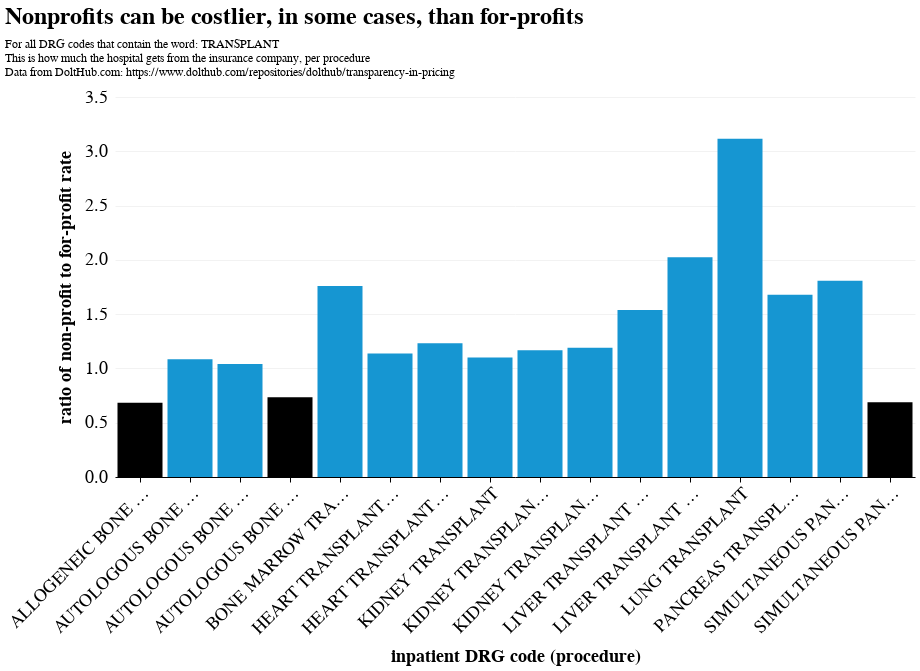

Notebook code for this chart:
### Code cell
compare_profitnonprofit(0,25, title = 'Nonprofits can be costlier, in some cases, than for-profits', drg_filter = 'TRANSPLANT')

### Figure 1 — Vega-Lite specification as saved in the notebook (floating-point values rounded to 4 significant figures)
{"width": 800, "height": 380, "config": {"title": {"anchor": "start", "fontSize": 24, "font": "Helvetica", "fontColor": "#000000", "subtitlePadding": 10, "offset": 10}, "axisX": {"domain": true, "domainColor": "#000000", "domainWidth": 1, "grid": false, "labelFontSize": 18, "labelFont": "Helvetica", "labelAngle": 0, "tickColor": "#000000", "tickSize": 5, "titleFontSize": 18, "titlePadding": 10, "titleFont": "Helvetica", "title": ""}, "axisY": {"domain": false, "grid": true, "gridColor": "#f2f2f2", "gridWidth": 1, "labelFontSize": 18, "labelFont": "Helvetica", "labelPadding": 8, "ticks": false, "titleFontSize": 18, "titlePadding": 10, "titleFont": "Helvetica"}, "background": "#FFFFFF", "legend": {"labelFontSize": 16, "labelFont": "Helvetica", "symbolSize": 100, "symbolType": "square", "titleFontSize": 16, "titlePadding": 10, "titleFont": "Helvetica", "title": "", "orient": "top-right", "offset": 0}, "view": {"stroke": "transparent"}, "range": {"category": ["#1696d2", "#000000", "#fdbf11", "#d2d2d2", "#ec008b", "#55b748", "#5c5859", "#db2b27"], "diverging": ["#cfe8f3", "#a2d4ec", "#73bfe2", "#46abdb", "#1696d2", "#12719e"]}, "area": {"fill": "#1696d2"}, "line": {"color": "#1696d2", "stroke": "#1696d2", "strokewidth": 5}, "trail": {"color": "#1696d2", "stroke": "#1696d2", "strokeWidth": 0, "size": 1}, "path": {"stroke": "#1696d2", "strokeWidth": 0.5}, "point": {"filled": true}, "text": {"font": "Helvetica", "color": "#1696d2", "fontSize": 20, "align": "right", "fontWeight": 400, "size": 11}, "bar": {"binSpacing": 1, "fill": "#1696d2", "stroke": false}}, "data": {"name": "data-8be95a5042367faa090145131018a031"}, "mark": {"type": "bar"}, "encoding": {"color": {"condition": {"test": "(datum.ratio > 1)", "value": "#1696d2"}, "value": "black"}, "x": {"axis": {"labelAngle": -45, "labelLimit": 200}, "field": "description", "sort": "ascending", "title": "inpatient DRG code (procedure)", "type": "nominal"}, "y": {"field": "ratio", "title": "ratio of non-profit to for-profit rate", "type": "quantitative"}}, "title": {"text": "Nonprofits can be costlier, in some cases, than for-profits", "subtitle": ["For all DRG codes that contain the word: TRANSPLANT", "This is how much the hospital gets from the insurance company, per procedure", "Data from DoltHub.com: https://www.dolthub.com/repositories/dolthub/transparency-in-pricing"]}, "$schema": "https://vega.github.io/schema/vega-lite/v5.8.0.json", "datasets": {"data-8be95a5042367faa090145131018a031": [{"ms_drg": "650", "ratio": 1.167, "description": "KIDNEY TRANSPLANT WITH HEMODIALYSIS WITH MCC"}, {"ms_drg": "007", "ratio": 3.115, "description": "LUNG TRANSPLANT"}, {"ms_drg": "651", "ratio": 1.19, "description": "KIDNEY TRANSPLANT WITH HEMODIALYSIS WITHOUT MCC"}, {"ms_drg": "015", "ratio": 1.084, "description": "AUTOLOGOUS BONE MARROW TRANSPLANT"}, {"ms_drg": "014", "ratio": 0.6833, "description": "ALLOGENEIC BONE MARROW TRANSPLANT"}, {"ms_drg": "019", "ratio": 0.6878, "description": "SIMULTANEOUS PANCREAS AND KIDNEY TRANSPLANT WITH HEMODIALYSIS"}, {"ms_drg": "009", "ratio": 1.76, "description": "BONE MARROW TRANSPLANT"}, {"ms_drg": "008", "ratio": 1.807, "description": "SIMULTANEOUS PANCREAS AND KIDNEY TRANSPLANT"}, {"ms_drg": "016", "ratio": 1.04, "description": "AUTOLOGOUS BONE MARROW TRANSPLANT WITH CC/MCC"}, {"ms_drg": "017", "ratio": 0.7335, "description": "AUTOLOGOUS BONE MARROW TRANSPLANT WITHOUT CC/MCC"}, {"ms_drg": "002", "ratio": 1.232, "description": "HEART TRANSPLANT OR IMPLANT OF HEART ASSIST SYSTEM WITHOUT MCC"}, {"ms_drg": "006", "ratio": 2.025, "description": "LIVER TRANSPLANT WITHOUT MCC"}, {"ms_drg": "010", "ratio": 1.679, "description": "PANCREAS TRANSPLANT"}, {"ms_drg": "652", "ratio": 1.1, "description": "KIDNEY TRANSPLANT"}, {"ms_drg": "001", "ratio": 1.137, "description": "HEART TRANSPLANT OR IMPLANT OF HEART ASSIST SYSTEM WITH MCC"}, {"ms_drg": "005", "ratio": 1.539, "description": "LIVER TRANSPLANT WITH MCC OR INTESTINAL TRANSPLANT"}]}}
